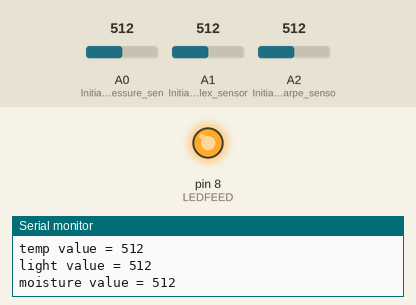
Bench run of a sketch on a simulated Arduino Uno, built with avr-gcc and run on an emulated ATmega328P. Shown: output pins drawn as LEDs (lit = HIGH), the last lines printed to the serial monitor. The inputs (shaded band) are chosen by the test bench; at power-on: A2 (Initializing_Sharpe_senso) = 512, A0 (Initializing_pressure_sen) = 512, A1 (Initializing_Flex_sensor) = 512.

Above: at 1.2 s.
1.3 s: A2 (Initializing_Sharpe_senso) set to 112
4.3 s: A2 (Initializing_Sharpe_senso) set to 95
At 5.5 s:
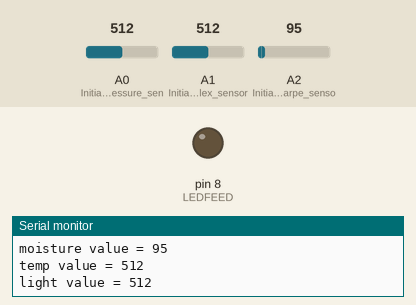
5.8 s: A0 (Initializing_pressure_sen) set to 11
7.3 s: A0 (Initializing_pressure_sen) set to 8
8.8 s: A2 (Initializing_Sharpe_senso) set to 122
At 9.7 s:
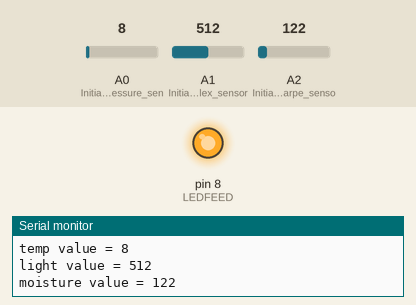
10.3 s: A1 (Initializing_Flex_sensor) set to 987
13.3 s: A1 (Initializing_Flex_sensor) set to 1016
Timing chart, 0 to 15.8 s (numbered marks = the images above; inputs shaded):
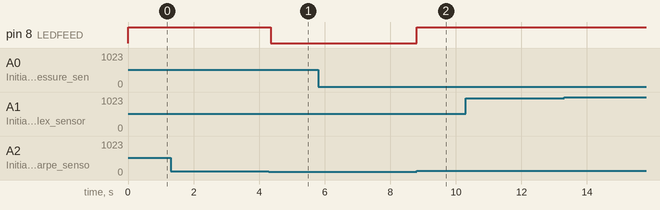

The sketch:

3-sensors-1-LED.ino
```cpp
int temperature = A0;
int light = A1;
int moisture = A2; //placeholder for sharpe value
int LEDFEED = 8;    //Led Light on/off

void setup (){

Serial.begin (9600); // Begin Function

pinMode (A0,INPUT); // Initializing pressure sensor as input
pinMode (A1,INPUT); // Initializing Flex sensor as input
pinMode (A2,INPUT); // Initializing Sharpe sensor as input
pinMode(LEDFEED, OUTPUT); //Set LED pin as output
}

void loop ()
{

temperature = analogRead (A0); // Reading sensor values
light = analogRead (A1); // Reading sensor values
moisture = analogRead (A2); // Reading sensor values

Serial.print ("temp value = ");
Serial.println (temperature); // Printing Sensor value on Serial monitor
//delay (500);

Serial.print ("light value = ");
Serial.println (light); // Printing Sensor value on Serial monitor
//delay (500);

Serial.print ("moisture value = ");
Serial.println (moisture); // Printing Sensor value on Serial monitor

//delay (500);

  if (moisture >100) {
    digitalWrite(LEDFEED, HIGH);//turn D8 "On"
  }
  else {
    digitalWrite(LEDFEED, LOW);//turn D8 "Off"
  }
  delay (100);

}
```

Measured:
- the behaviour switches between 101 and 100 on A2 (Initializing_Sharpe_senso) (found by bisection; images 0 and 1)
- after the input at 4.3 s, pin 8 (LEDFEED): HIGH → LOW after 0.05 s
- after the input at 8.8 s, pin 8 (LEDFEED): LOW → HIGH at once
